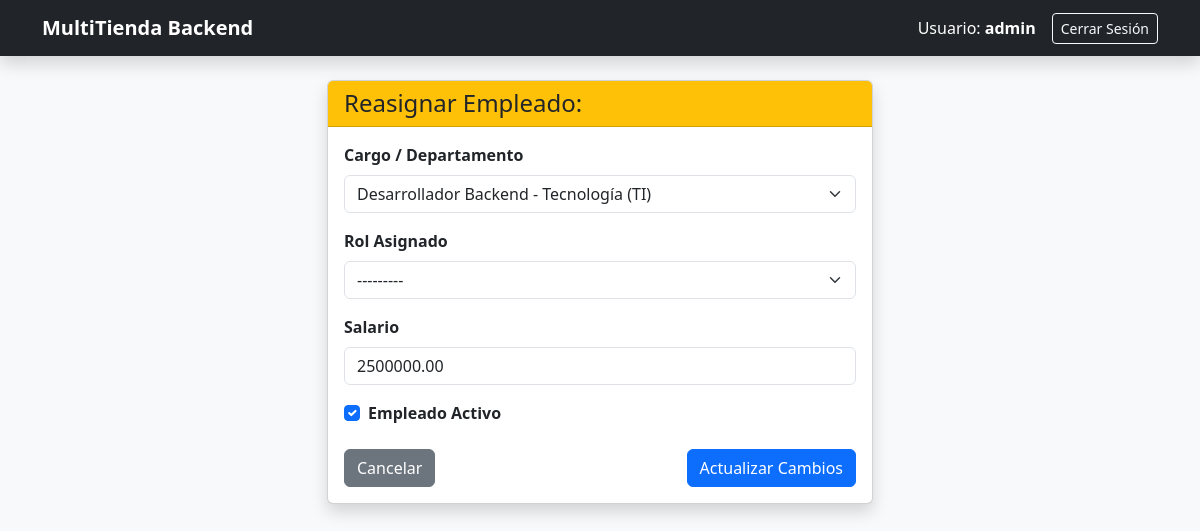
The page /empleado/editar/1/ (signed in) on the database its author committed.
### usuarios/models.py (models this page shows, shortened)
class Cargo(models.Model):
    id_cargo = models.AutoField(primary_key=True)
    id_departamento = models.ForeignKey(Departamento, on_delete=models.CASCADE, db_column='id_departamento', related_name='cargos')
    nombre = models.CharField(max_length=100)
    descripcion = models.CharField(max_length=255, blank=True, null=True)
    def __str__(self):
        return f"{self.nombre} - {self.id_departamento.nombre}"

class Rol(models.Model):
    id_rol = models.AutoField(primary_key=True)
    nombre_rol = models.CharField(max_length=50, unique=True) # Ej: 'ADMIN', 'VENDEDOR'
    descripcion = models.CharField(max_length=255, blank=True, null=True)
    def __str__(self):
        return self.nombre_rol

class Empleado(models.Model):
    id_empleado = models.AutoField(primary_key=True)
    user = models.OneToOneField(User, on_delete=models.CASCADE, related_name='empleado', null=True, blank=True)
    persona = models.OneToOneField(Persona, on_delete=models.CASCADE, related_name='empleado', null=True, blank=True)
    id_cargo = models.ForeignKey(Cargo, on_delete=models.SET_NULL, null=True, db_column='id_cargo', related_name='empleados')
    id_rol = models.ForeignKey(Rol, on_delete=models.PROTECT, null=True, blank=True, db_column='id_rol', related_name='empleados')
    fecha_contratacion = models.DateField(auto_now_add=True)
    salario = models.DecimalField(max_digits=10, decimal_places=2, null=True, blank=True)
    activo = models.BooleanField(default=True)

### usuarios/views.py (the view)
# urls.py: path('empleado/editar/<int:empleado_id>/', views.editar_empleado, name='editar_empleado'),
@login_required
def editar_empleado(request, empleado_id):
    empleado_actual = getattr(request.user, 'empleado', None)
    es_admin = empleado_actual and empleado_actual.id_rol.nombre_rol.upper() == 'ADMIN'
    if not es_admin:
        messages.error(request, "Acceso no autorizado: Solo Administradores pueden modificar datos.")
        return redirect('dashboard')
    empleado_target = get_object_or_404(Empleado, id_empleado=empleado_id)
    if request.method == 'POST':
        form = EditarEmpleadoForm(request.POST, instance=empleado_target)
        if form.is_valid():
            form.save()
            messages.success(request, "Registro del empleado actualizado correctamente.")
            return redirect('dashboard')
    else:
        form = EditarEmpleadoForm(instance=empleado_target)
    return render(request, 'usuarios/editar_empleado.html', {
        'form': form,
        'empleado': empleado_target
    })

### usuarios/forms.py
class EditarEmpleadoForm(forms.ModelForm):
    class Meta:
        model = Empleado
        fields = ['id_cargo', 'id_rol', 'salario', 'activo']
        labels = {
            'id_cargo': 'Cargo / Departamento',
            'id_rol': 'Rol Asignado',
            'salario': 'Salario',
            'activo': 'Estado Activo'
        }
        widgets = {
            'id_cargo': forms.Select(attrs={'class': 'form-select'}),
            'id_rol': forms.Select(attrs={'class': 'form-select'}),
            'salario': forms.NumberInput(attrs={'class': 'form-control'}),
            'activo': forms.CheckboxInput(attrs={'class': 'form-check-input'}),
        }

### usuarios/templates/usuarios/editar_empleado.html (shortened to what this page needs)
{% extends 'usuarios/base.html' %}
{% block content %}
<div class="row justify-content-center">
    <div class="col-md-6">
        <div class="card shadow">
            <div class="card-header bg-warning text-dark">
                <h4 class="mb-0">Reasignar Empleado: {{ empleado.persona.nombres }} {{ empleado.persona.apellidos }}</h4>
            </div>
            <div class="card-body">
                <form method="post">
                    <div class="mb-3">
                        <label class="form-label fw-bold">Cargo / Departamento</label>
                        {{ form.id_cargo }}
                    </div>
                    <div class="mb-3">
                        <label class="form-label fw-bold">Rol Asignado</label>
                        {{ form.id_rol }}
                    </div>
                    <div class="mb-3">
                        <label class="form-label fw-bold">Salario</label>
                        {{ form.salario }}
                    </div>
                    <div class="form-check mb-4">
                        {{ form.activo }}
                        <label class="form-check-label fw-bold" for="{{ form.activo.id_for_label }}">
                            Empleado Activo
                        </label>
                    </div>
                    <div class="d-flex justify-content-between">
                        <a href="{% url 'dashboard' %}" class="btn btn-secondary">Cancelar</a>
                        <button type="submit" class="btn btn-primary">Actualizar Cambios</button>
                    </div>
                </form>
            </div>
        </div>
    </div>
</div>
{% endblock %}

### usuarios/templates/usuarios/base.html (shortened to what this page needs)
<!DOCTYPE html>
<html lang="es">
<head>
    <link href="https://cdn.jsdelivr.net/npm/bootstrap@5.3.2/dist/css/bootstrap.min.css" rel="stylesheet">
</head>
<body class="bg-light">
    <nav class="navbar navbar-expand-lg navbar-dark bg-dark mb-4 shadow">
        <div class="container">
            <a class="navbar-brand fw-bold" href="{% url 'dashboard' %}">MultiTienda Backend</a>
            {% if user.is_authenticated %}
            <div class="d-flex align-items-center text-white">
                <span class="me-3">
                    Usuario: <strong>{{ user.username }}</strong>
                </span>
                <form action="{% url 'logout' %}" method="post" class="d-inline">
                    <button type="submit" class="btn btn-outline-light btn-sm">Cerrar Sesión</button>
                </form>
            </div>
            {% endif %}
        </div>
    </nav>
    <div class="container">
        {% block content %}
        {% endblock %}
    </div>
</body>
</html>

### rows shown on the page
Cargo: id_cargo "Desarrollador Backend - Tecnología (TI)"
Rol: id_rol "---------"
Empleado: salario "2500000.00", activo "☑"

### other values the page prints
{{ user.username }} "admin"
